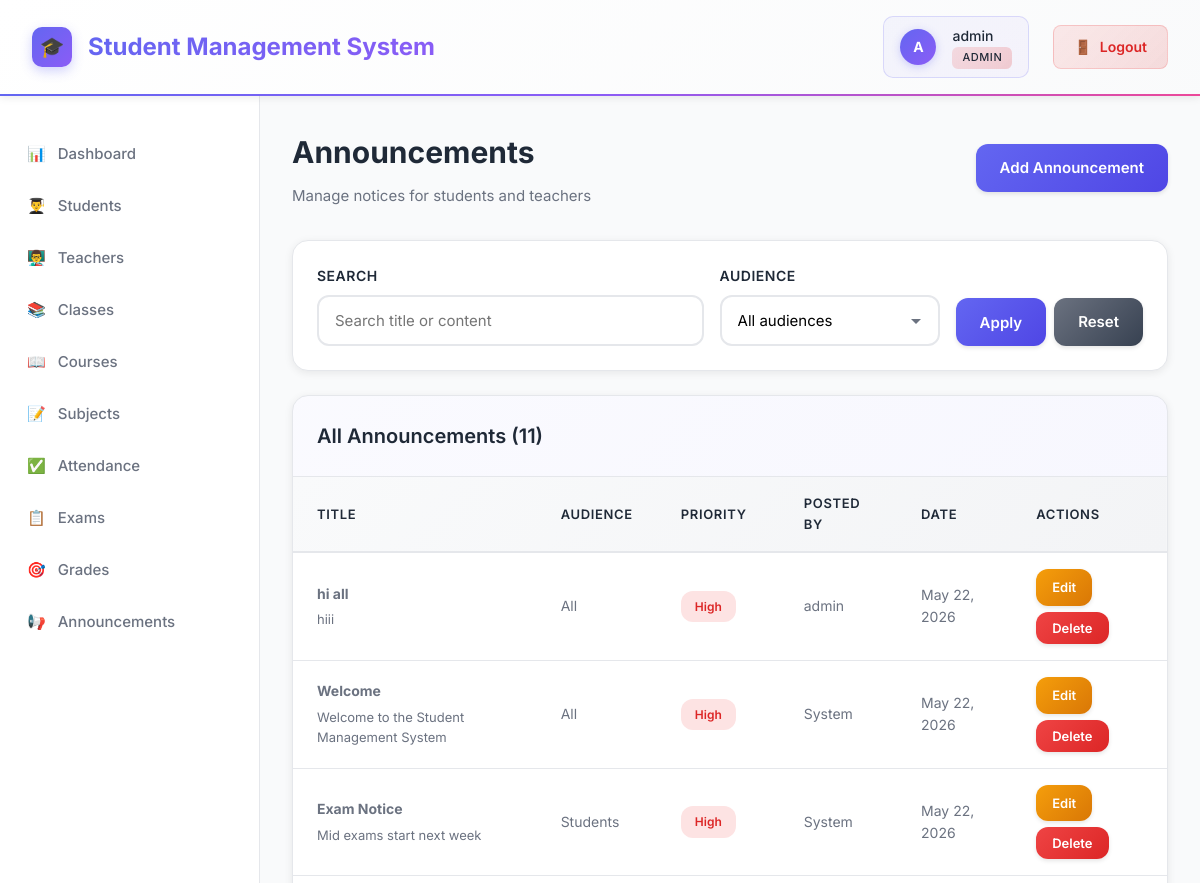
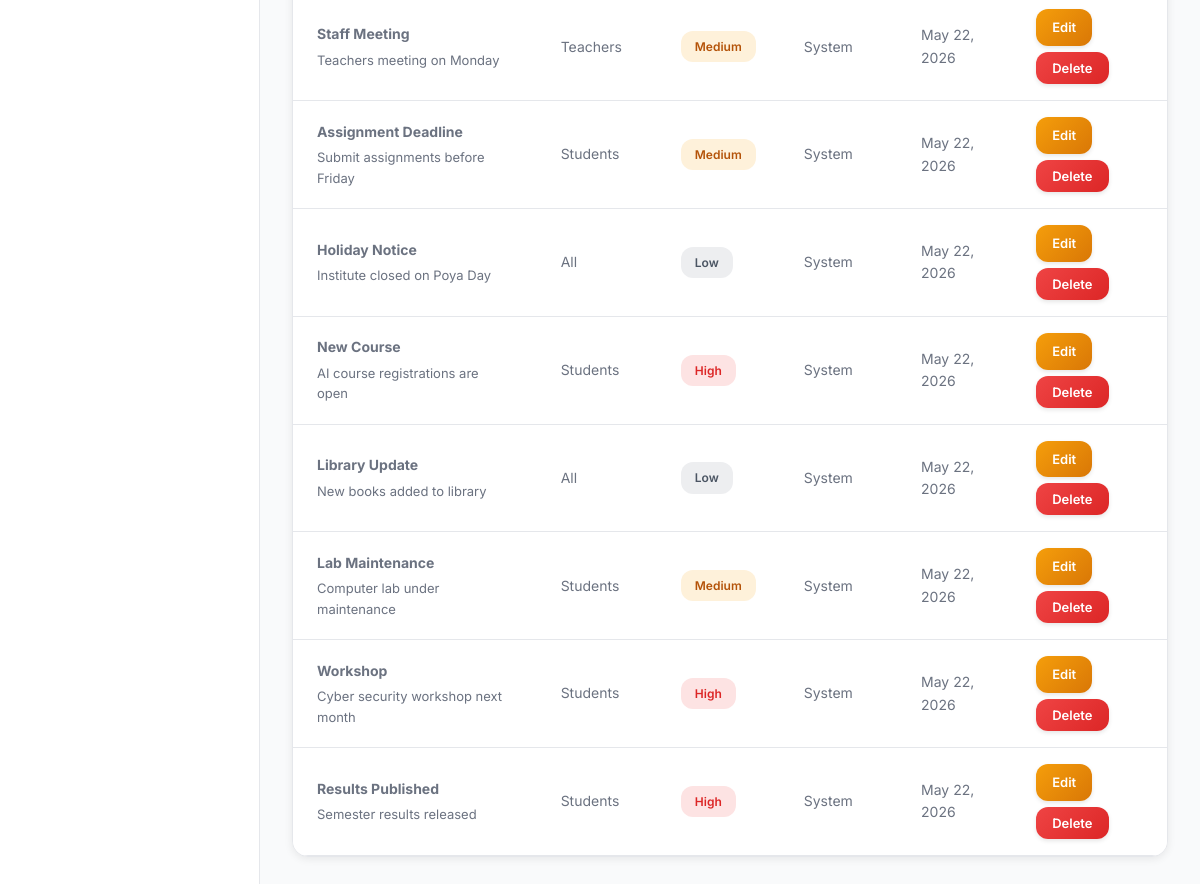
Page /announcements/index.php (signed in) on the committed database (2 pictures, top to bottom).
### tables this page shows
CREATE TABLE announcements (
    id INT AUTO_INCREMENT PRIMARY KEY,
    title VARCHAR(200) NOT NULL,
    content TEXT NOT NULL,
    posted_by INT NOT NULL,
    target_audience ENUM('all', 'students', 'teachers') DEFAULT 'all',
    priority ENUM('low', 'medium', 'high') DEFAULT 'medium',
    created_at TIMESTAMP DEFAULT CURRENT_TIMESTAMP,
    FOREIGN KEY (posted_by) REFERENCES users(id) ON DELETE CASCADE
);

CREATE TABLE users (
    id INT AUTO_INCREMENT PRIMARY KEY,
    username VARCHAR(50) UNIQUE NOT NULL,
    display_name VARCHAR(150) NULL,
    student_id INT NULL,
    teacher_id INT NULL,
    password VARCHAR(255) NOT NULL,
    email VARCHAR(100) UNIQUE NOT NULL,
    role ENUM('admin', 'teacher', 'student') NOT NULL,
    created_at TIMESTAMP DEFAULT CURRENT_TIMESTAMP,
    updated_at TIMESTAMP DEFAULT CURRENT_TIMESTAMP ON UPDATE CURRENT_TIMESTAMP
);

### config/config.php (called while the page is built, shortened)
<?php
function hasRole(string $role): bool {
    return isset($_SESSION['role']) && $_SESSION['role'] === $role;
}
function e(?string $value): string {
    return htmlspecialchars($value ?? '', ENT_QUOTES, 'UTF-8');
}

### announcements/index.php (the view, shortened to what this page needs)
<?php
require_once '../config/config.php';
$database = new Database();
$db = $database->getConnection();
$filter = $_GET['filter'] ?? 'all';
$search = trim($_GET['search'] ?? '');
$query = "SELECT a.*, u.username
          FROM announcements a
          LEFT JOIN users u ON a.posted_by = u.id";
$params = [];
$query .= " ORDER BY a.created_at DESC";
$stmt = $db->prepare($query);
$stmt->execute($params);
$announcements = $stmt->fetchAll();
?>
<!DOCTYPE html>
<html lang="en">
<head>
    <link rel="stylesheet" href="../assets/css/style.css">
</head>
<body>
    <?php include '../includes/header.php'; ?>
    <div class="container">
        <?php include '../includes/sidebar.php'; ?>
        <main class="main-content">
            <div class="page-header">
                <div>
                    <h1>Announcements</h1>
                    <p class="page-description">Manage notices for students and teachers</p>
                </div>
                <?php if (hasRole('admin') || hasRole('teacher')): ?>
                    <a href="add.php" class="btn btn-primary">Add Announcement</a>
                <?php endif; ?>
            </div>
            <div class="card">
                <div class="card-body" style="padding: 1.5rem;">
                    <form method="GET" style="display:flex;gap:1rem;align-items:flex-end;flex-wrap:wrap;">
                        <div class="form-group" style="flex:1;min-width:240px;margin-bottom:0;">
                            <label for="search">Search</label>
                            <input type="text" id="search" name="search" class="form-control"
                                   placeholder="Search title or content"
                                   value="<?php echo e($search); ?>">
                        </div>
                        <div class="form-group" style="min-width:220px;margin-bottom:0;">
                            <label for="filter">Audience</label>
                            <select id="filter" name="filter" class="form-control">
                                <option value="all" <?php echo $filter === 'all' ? 'selected' : ''; ?>>All audiences</option>
                            </select>
                        </div>
                        <div style="display:flex;gap:0.5rem;">
                            <button type="submit" class="btn btn-primary">Apply</button>
                            <a href="index.php" class="btn btn-secondary">Reset</a>
                        </div>
                    </form>
                </div>
            </div>
            <div class="card">
                <div class="card-header">
                    <h2>All Announcements (<?php echo count($announcements); ?>)</h2>
                </div>
                <div class="card-body">
                    <?php if ($announcements): ?>
                        <div class="table-responsive">
                            <table class="data-table">
                                <thead>
                                    <tr>
                                        <th>Title</th>
                                        <th>Audience</th>
                                        <th>Priority</th>
                                        <th>Posted By</th>
                                        <th>Date</th>
                                        <th>Actions</th>
                                    </tr>
                                </thead>
                                <tbody>
                                    <?php foreach ($announcements as $announcement): ?>
                                        <tr>
                                            <td>
                                                <strong><?php echo e($announcement['title']); ?></strong>
                                                <div style="color:var(--gray-medium);font-size:0.8125rem;margin-top:4px;">
                                                    <?php echo e(mb_substr($announcement['content'], 0, 90)); ?><?php echo mb_strlen($announcement['content']) > 90 ? '...' : ''; ?>
                                                </div>
                                            </td>
                                            <td><?php echo ucfirst(e($announcement['target_audience'])); ?></td>
                                            <td>
                                                <span class="badge badge-<?php echo e($announcement['priority']); ?>">
                                                    <?php echo ucfirst(e($announcement['priority'])); ?>
                                                </span>
                                            </td>
                                            <td><?php echo e($announcement['username'] ?? 'System'); ?></td>
                                            <td><?php echo date('M j, Y', strtotime($announcement['created_at'])); ?></td>
                                            <td>
                                                <div style="display:flex;gap:6px;flex-wrap:wrap;">
                                                    <?php if (hasRole('admin') || $_SESSION['user_id'] == $announcement['posted_by']): ?>
                                                        <a href="edit.php?id=<?php echo $announcement['id']; ?>" class="btn btn-sm btn-warning">Edit</a>
                                                    <?php endif; ?>
                                                    <?php if (hasRole('admin')): ?>
                                                        <form method="POST" action="index.php" style="display:inline" onsubmit="return confirm('Delete this announcement?');">
                                                            <button type="submit" class="btn btn-sm btn-danger">Delete</button>
                                                        </form>
                                                    <?php endif; ?>
                                                </div>
                                            </td>
                                        </tr>
                                    <?php endforeach; ?>
                                </tbody>
                            </table>
                        </div>
                    <?php endif; ?>
                </div>
            </div>
        </main>
    </div>
</body>
</html>

### assets/css/style.css (style rules this page uses)
* { margin: 0; padding: 0; box-sizing: border-box; }
:root { --primary-color: #6366F1; --primary-dark: #4F46E5; --secondary-color: #10B981; --danger-color: #EF4444; --warning-color: #F59E0B; --info-color: #3B82F6; --dark-color: #1F2937; --gray-medium: #6B7280; --gray-light: #9CA3AF; --light-color: #F9FAFB; --white: #FFFFFF; --border-color: #E5E7EB; }
body { font-family: 'Inter', -apple-system, BlinkMacSystemFont, 'Segoe UI', Roboto, sans-serif; background: #f5f5f5; color: #333; line-height: 1.6; }
.container { display: flex; min-height: calc(100vh - 70px); }
.main-content { flex: 1; padding: 2rem; background: var(--light-color); overflow-y: auto; }
.page-header { display: flex; justify-content: space-between; align-items: center; margin-bottom: 2rem; }
.page-header h1 { font-size: 1.875rem; color: var(--dark-color); font-weight: 700; margin: 0; }
.page-description { color: var(--gray-medium); font-size: 0.9375rem; margin-top: 0.5rem; }
.card { background: var(--white); border-radius: 16px; box-shadow: 0 2px 8px rgba(0, 0, 0, 0.08); margin-bottom: 1.5rem; overflow: hidden; border: 1px solid var(--border-color); transition: all 0.3s; }
.card-header { padding: 1.5rem; border-bottom: 1px solid var(--border-color); background: linear-gradient(135deg, rgba(99, 102, 241, 0.03), rgba(99, 102, 241, 0.05)); display: flex; justify-content: space-between; align-items: center; gap: 1rem; }
.card-header h2 { font-size: 1.25rem; color: var(--dark-color); font-weight: 600; margin: 0; }
.card-body { padding: 0; }
.data-table { width: 100%; border-collapse: collapse; background: var(--white); }
.data-table thead { background: linear-gradient(135deg, #F9FAFB, #F3F4F6); }
.data-table th { padding: 1rem 1.5rem; text-align: left; font-weight: 600; color: var(--dark-color); font-size: 0.8125rem; text-transform: uppercase; letter-spacing: 0.05em; border-bottom: 2px solid var(--border-color); }
.data-table td { padding: 1rem 1.5rem; border-bottom: 1px solid var(--border-color); color: var(--gray-medium); font-size: 0.875rem; }
.data-table tbody tr { transition: all 0.2s; }
.btn { display: inline-flex; align-items: center; justify-content: center; gap: 8px; padding: 12px 24px; border: none; border-radius: 12px; font-size: 15px; font-weight: 600; cursor: pointer; text-decoration: none; transition: all 0.3s; box-shadow: 0 2px 4px rgba(0, 0, 0, 0.1); font-family: inherit; }
.btn-primary { background: linear-gradient(135deg, var(--primary-color), var(--primary-dark)); color: var(--white); }
.btn-secondary { background: linear-gradient(135deg, var(--gray-medium), #374151); color: var(--white); }
.btn-danger { background: linear-gradient(135deg, var(--danger-color), #DC2626); color: var(--white); }
.btn-warning { background: linear-gradient(135deg, var(--warning-color), #D97706); color: var(--white); }
.btn-sm { padding: 8px 16px; font-size: 13px; }
.badge { display: inline-block; padding: 0.375rem 0.875rem; font-size: 0.75rem; font-weight: 600; border-radius: 12px; text-transform: capitalize; }
.form-group { margin-bottom: 1.5rem; }
.form-group label { display: block; margin-bottom: 0.5rem; font-weight: 600; color: var(--dark-color); font-size: 0.875rem; text-transform: uppercase; letter-spacing: 0.5px; }
.form-control { width: 100%; padding: 0.875rem 1rem; border: 2px solid var(--border-color); border-radius: 12px; font-size: 0.9375rem; transition: all 0.3s; background: var(--white); font-family: inherit; }
select.form-control { cursor: pointer; appearance: none; background-repeat: no-repeat; background-position: right 1rem center; padding-right: 2.5rem; }
.btn-sm { padding: 0.5rem 1rem; font-size: 0.8125rem; }
.badge-low, .badge-secondary { background: rgba(107, 114, 128, 0.12); color: #4B5563; }
.badge-medium, .badge-warning { background: rgba(245, 158, 11, 0.15); color: #B45309; }
.badge-high, .badge-danger { background: rgba(239, 68, 68, 0.15); color: #DC2626; }

### rows in the picture
announcements: title "hi all", content "hiii", target_audience "All", priority "High", posted_by.username "admin", created_at "May 22, 2026"
announcements: title "Welcome", content "Welcome to the Student Management System", target_audience "All", priority "High", username "System", created_at "May 22, 2026"
announcements: title "Exam Notice", content "Mid exams start next week", target_audience "Students", priority "High", username "System", created_at "May 22, 2026"
announcements: title "Staff Meeting", content "Teachers meeting on Monday", target_audience "Teachers", priority "Medium", username "System", created_at "May 22, 2026"
announcements: title "Assignment Deadline", content "Submit assignments before Friday", target_audience "Students", priority "Medium", username "System", created_at "May 22, 2026"
announcements: title "Holiday Notice", content "Institute closed on Poya Day", target_audience "All", priority "Low", username "System", created_at "May 22, 2026"
announcements: title "New Course", content "AI course registrations are open", target_audience "Students", priority "High", username "System", created_at "May 22, 2026"
announcements: title "Library Update", content "New books added to library", target_audience "All", priority "Low", username "System", created_at "May 22, 2026"
announcements: title "Lab Maintenance", content "Computer lab under maintenance", target_audience "Students", priority "Medium", username "System", created_at "May 22, 2026"
announcements: title "Workshop", content "Cyber security workshop next month", target_audience "Students", priority "High", username "System", created_at "May 22, 2026"
announcements: title "Results Published", content "Semester results released", target_audience "Students", priority "High", username "System", created_at "May 22, 2026"

### other values in the picture
substr($username, 0, 1) "A"
$username "admin"
$_SESSION['role'] "ADMIN"
count($announcements) "11"
